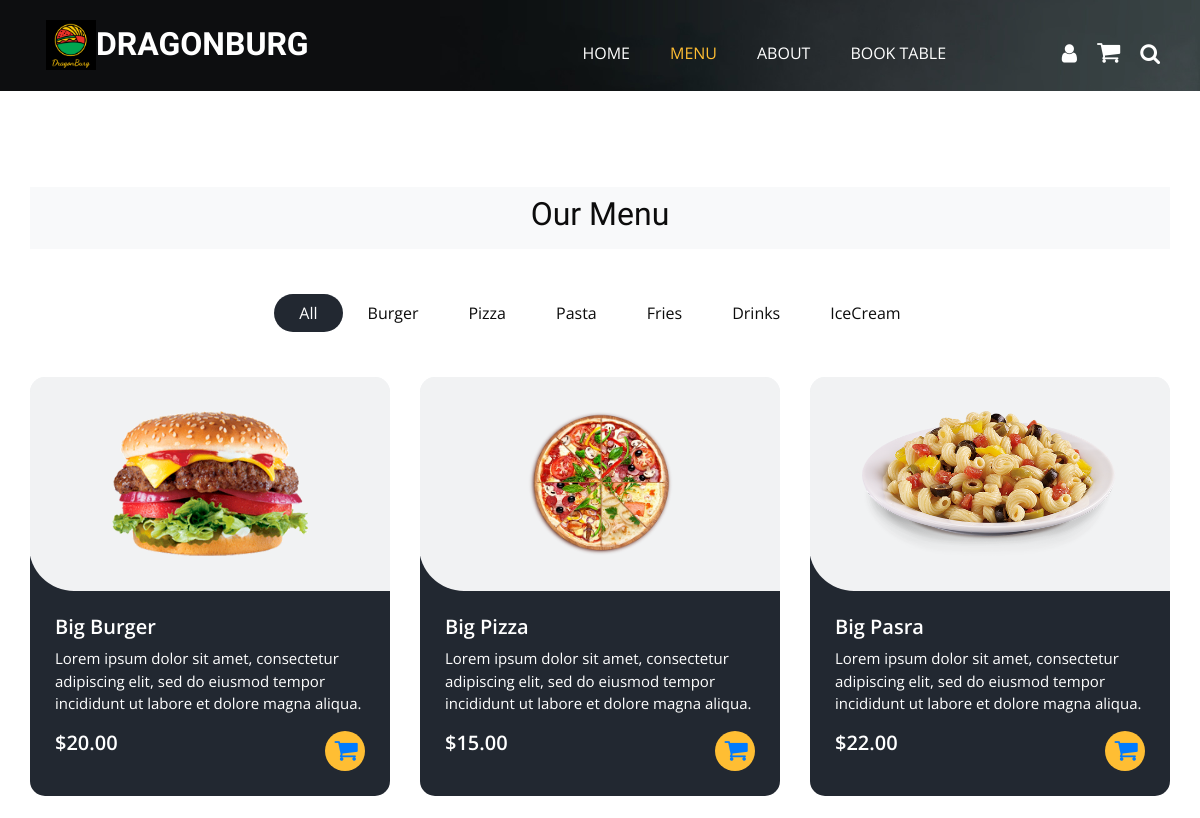
The page /menu/ (upper part) on the database as committed earlier.
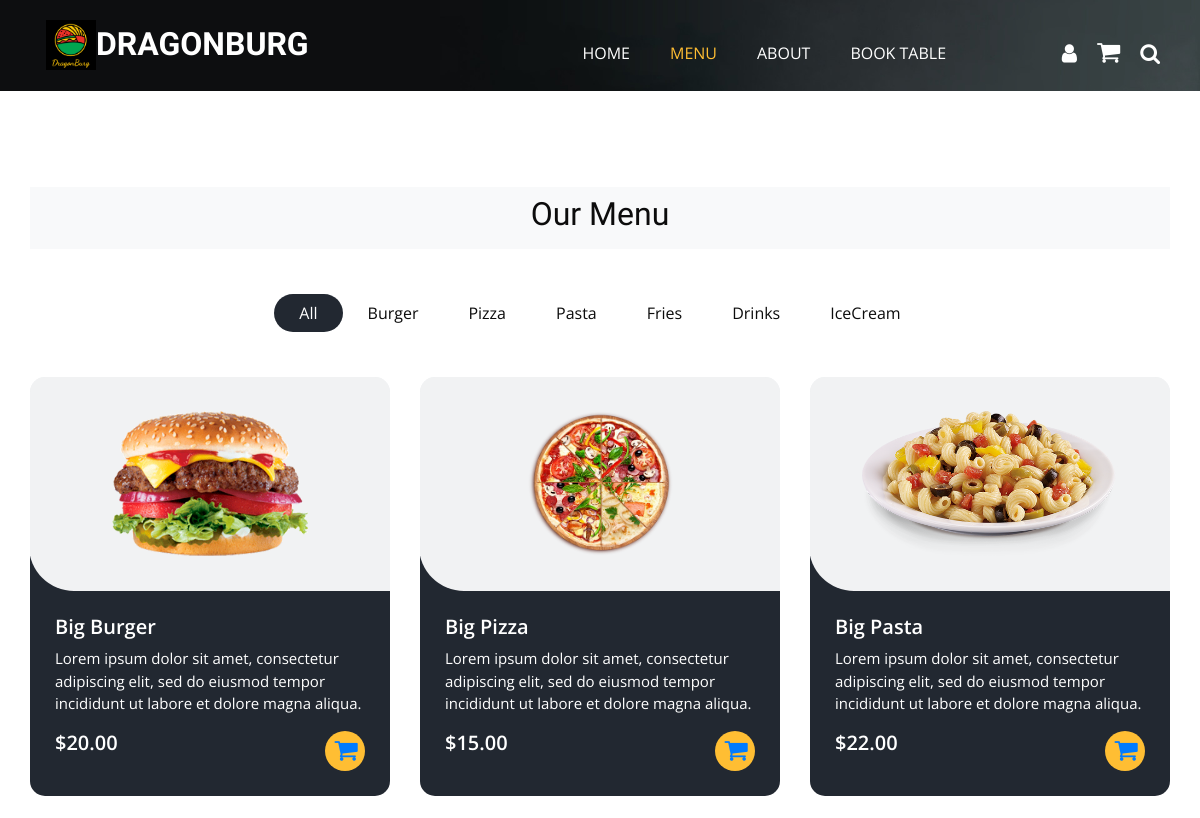
The same page on the database as committed later.
### menu_items/models.py (models this page shows, shortened)
class Item(models.Model):
    type = models.ForeignKey(Type, on_delete=models.DO_NOTHING)
    item_name = models.CharField(max_length=200)
    item_desciption = models.TextField(blank=True)
    item_photo = models.ImageField(upload_to='photos/%Y/%m/%d', blank=True)
    price = models.DecimalField(max_digits=10, decimal_places=2)
    is_displayed = models.BooleanField(default=False)

### pages/views.py (the view)
# urls.py: path('menu/',views.menu, name='menu'),
def menu(request):
    types, items = generate_data()
    context = {
        'types': types,
        'items': items,
    }
    return render(request, 'pages/menu.html', context)

### pages/views.py (called while the page is built)
def generate_data():
    types = Type.objects.all()
    items = Item.objects.filter(is_displayed=True).all()
    for type in types:
        lowercase = type.type_name
        lowercase = lowercase.lower()
        setattr(type, 'lowercase', lowercase)
    for item in items:
        lowercase = item.type.type_name
        lowercase = lowercase.lower()
        setattr(item, 'lowercase', lowercase)
    return types,items

### templates/pages/menu.html
{% extends 'base.html' %}
{% load static %}
{%  block content  %}
  </div>
  <br><br><br><br>
  {% include 'partials/_food.html' %}
{% endblock %}

### templates/partials/_food.html (shortened to what this page needs)
{% load static %}
<section class="food_section layout_padding-bottom">
    <div class="container">
        <nav class="navbar justify-content-center navbar-expand-sm sticky-top navbar-light bg-light">
        <div style="text-align: center;">
          <h2>Our Menu</h2>
        </div>
      </nav>
      <ul class="filters_menu">
        <li class="active" data-filter="*">All</li>
        {%  for type in types  %}
        <li data-filter=".{{ type.lowercase }}">{{ type.type_name }}</li>
        {% endfor %}
      </ul>
      <div class="filters-content">
        <div class="row grid">
            {% for item in items  %}
          <div class="col-sm-6 col-lg-4 all {{ item.lowercase }}">
            <div class="box">
              <div>
                <div class="img-box">
                  <img src="{{ item.item_photo.url }}" alt="">
                </div>
                <div class="detail-box">
                  <h5>
                    {{ item.item_name }}
                  </h5>
                  <p>
                    {{  item.item_desciption  }}
                  </p>
                  <div class="options">
                    <h5>
                      ${{ item.price }}
                    </h5>
                    {% if user.is_authenticated  %}
                    <form id="myForm{{item.id}}" action="{% url 'cart' %}" method="POST">
                      {% csrf_token %}
                      <input name="itemID" value={{ item.id }} hidden>
                      <input name="itemName" value="{{ item.item_name }}" hidden>
                      <input name="itemPrice" value="{{ item.price }}" hidden>
                      <input type ="number" name="orderQty" min="1" max="10" style="width:50px; position:relative; right:80px; top:35px; padding:0px; " >
                      <a href="#" onclick="document.getElementById('myForm{{item.id}}').submit();">
                      <i class="fa" style="position:relative; top: 3px; font-size:26px;" >&#xf07a;</i><span class='badge badge-danger' style="position:relative; top: -15px;" d='lblCartCount'></span>
                      </a>
                    </form>
                    {% else %}
                    <a href="{%  url 'login' %}">
                      <i class="fa" style="font-size:25px; position:relative; right: -1px">&#xf07a;</i>
                    </a>
                    {% endif %}
                  </div>
                </div>
              </div>
            </div>
          </div>
            {% endfor %}
        </div>
      </div>
    </div>
  </section>

Rows that differ between the two databases and show on the page:
changed Item: item_name "Big Pasra" → "Big Pasta"
